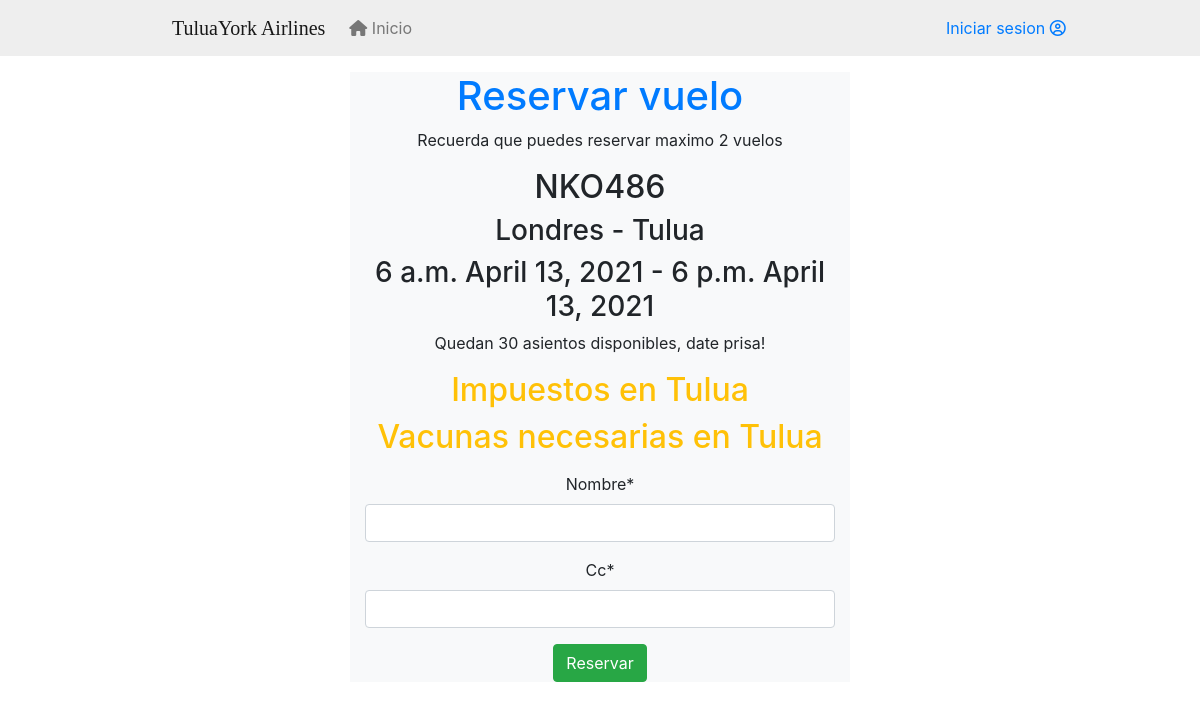
/reserveflight/1/1, run on an earlier commit of the app's database.
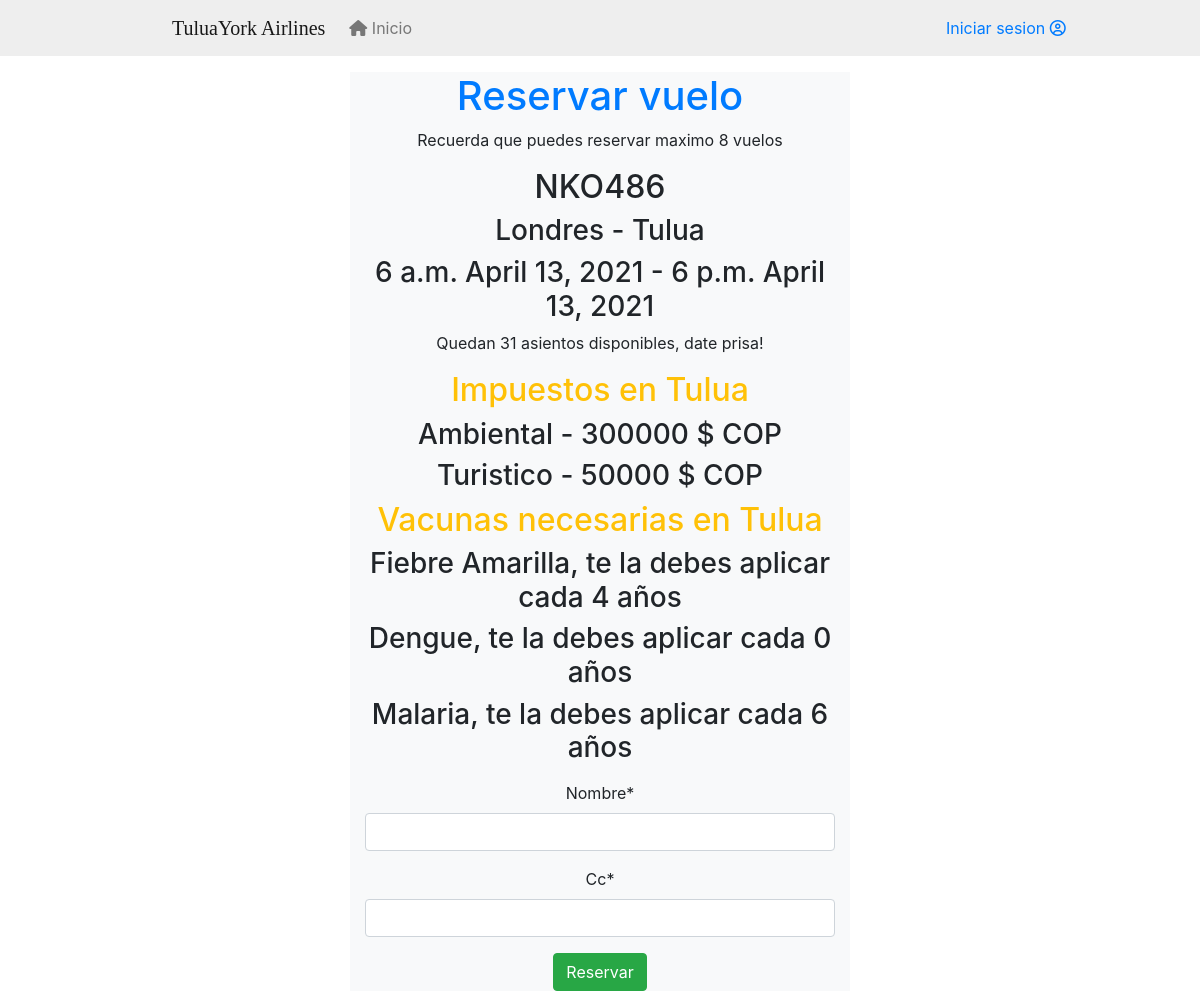
And on a later commit of the database.
### authentication/models.py (models this page shows, shortened)
class max_reservas(models.Model):
    cantidad = models.IntegerField()
    user = models.ForeignKey(settings.AUTH_USER_MODEL, on_delete=models.CASCADE)

### flights/models.py (models this page shows, shortened)
class vuelo(models.Model):
    nombre = models.CharField(max_length=20)
    origen = models.ForeignKey(ciudad, related_name='origen', on_delete=models.CASCADE)
    destino = models.ForeignKey(ciudad, related_name='destino', on_delete=models.CASCADE)
    fecha_salida = models.DateField()
    hora_salida = models.TimeField()
    fecha_llegada = models.DateField()
    hora_llegada = models.TimeField()
    costo = models.IntegerField()
    estado = models.BooleanField(default=True)
    capacidad = models.IntegerField()

class ciudad(models.Model):
    nombre = models.CharField(max_length=20)
    pais = models.CharField(max_length=20)
    visa = models.BooleanField()

class interface_impuesto(models.Model):
    impuesto = models.ForeignKey(impuesto, on_delete=models.CASCADE)
    destino = models.ForeignKey(ciudad, on_delete=models.CASCADE)

class impuesto(models.Model):
    nombre = models.CharField(max_length=40)
    cantidad = models.IntegerField()

class interface_vacuna(models.Model):
    vacuna = models.ForeignKey(vacuna, on_delete=models.CASCADE)
    destino = models.ForeignKey(ciudad, on_delete=models.CASCADE)

class vacuna(models.Model):
    nombre = models.CharField(max_length=20)
    periodicidad = models.IntegerField()

### flights/views.py (the view, shortened to what this page needs)
# urls.py: path('reserveflight/<int:user_id>/<int:vuelo_id>', reserveflight, name="reserve_vuelo"),
def reserveflight(request, user_id, vuelo_id):
    titulo = "Reservar vuelo"
    mensaje = ""
    user = User.objects.get(id=user_id)
    Vuelo = vuelo.objects.get(id=vuelo_id)
    Vuelos = vuelo.objects.filter(fecha_salida__gte=today)
    max = max_reservas.objects.get(user=user_id)
    reservas = reserva.objects.filter(usuario=user_id, vuelo__fecha_salida__gte=today)
    Destino = ciudad.objects.get(id=Vuelo.destino.id)
    inVacs = interface_vacuna.objects.filter(destino=Destino.id)
    inImps = interface_impuesto.objects.filter(destino=Destino.id)
    form = reservaForm()
    context = {"titulo": titulo, "mensaje": mensaje,"form": form, "vuelo": Vuelo, "Vuelos": Vuelos, "max": max, "inVacs": inVacs, "inImps": inImps}
    return render(request, "reservar_vuelo.html", context)

### flights/forms.py
class reservaForm(ModelForm):
    class Meta:
        model = reserva
        fields = ['nombre', 'cc']

### flights/templates/reservar_vuelo.html (shortened to what this page needs)
{% extends "base.html" %}
{% load crispy_forms_tags %}
{% block content %}
<div class="row">
    <div class="col-6 bg-light offset-3 text-center">
        <h1 class="text-primary">{{titulo}}</h1>
        <p>Recuerda que puedes reservar maximo {{max.cantidad}} vuelos</p>
        <h2>{{vuelo.nombre}}</h2>
        <h3>{{vuelo.origen.nombre}} - {{vuelo.destino.nombre}}</h3>
        <h3>{{vuelo.hora_salida}} {{vuelo.fecha_salida}} - {{vuelo.hora_llegada}} {{vuelo.fecha_llegada}}</h3>
        <p>Quedan {{vuelo.capacidad}} asientos disponibles, date prisa!</p>
    </div>
</div>
<div class="row">
<div class="col-6 bg-light offset-3 text-center">
    <h2 class="text-warning">Impuestos en {{vuelo.destino.nombre}}</h2>
    {% for inImp in inImps %}
        <h3>{{inImp.impuesto.nombre}} - {{inImp.impuesto.cantidad}} $ COP</h3>
    {% endfor %}
</div>
</div>
<div class="row">
<div class="col-6 bg-light offset-3 text-center">
    <h2 class="text-warning">Vacunas necesarias en {{vuelo.destino.nombre}}</h2>
    {% for inVac in inVacs %}
        <h3>{{inVac.vacuna.nombre}}, te la debes aplicar cada {{inVac.vacuna.periodicidad}} años</h3>
    {% endfor %}
</div>
</div>
<div class="row">
    <div class="col-6 bg-light offset-3 text-center">
        <form action="" method="POST" class="mt-2">
            {{ form|crispy }}
            <input name="Crear" type="submit" class="btn btn-success" value="Reservar">
        </form>
    </div>
</div>
{% endblock content %}

### flights/templates/base.html (shortened to what this page needs)
<!DOCTYPE html>
<html lang="en">
<head>
    <link rel="stylesheet" href="https://maxcdn.bootstrapcdn.com/bootstrap/4.0.0/css/bootstrap.min.css">
</head>
<header class="navbar navbar-expand-md navbar-light" style="background-color: #EEEEEE;">
        <a href="{% url 'flights' %}" class="navbar-brand offset-sm-1">
            <span style="font-family: 'DM Serif Text', serif;">TuluaYork Airlines</span>
          </a>
        <div class="collapse navbar-collapse" id="navbarText">
            <ul class="navbar-nav mr-auto">
                <li class="nav-item">
                <a class="nav-link" href="{% url 'flights' %}"><i class="fas fa-home"></i> Inicio<span class="sr-only">(current)</span></a>
                </li>
            </ul>
            {% if user.is_authenticated %}
                <a class="nav-link" href="/accounts/perfil/{{ user.id }}">{{ user.username}}  <i class="far fa-user"></i></a>
                <a class="nav-link" href="{% url 'getout' %}">Salir  <i class="fas fa-sign-out-alt"></i></i></a>
            {% else %}
                <a class="nav-link" href="{% url 'acceder' %}">Iniciar sesion   <i class="far fa-user-circle"></i></a>
            {% endif %}
            <a class="nav-link offset-sm-1" href="#"></i></a>
        </div>
</header>
<body>
    <div class="container-md">
        <div class="col-lg-10 offset-sm-1 mt-3">
            {% block content %}
            {% endblock content %}
        </div>
    </div>
</body>
</html>

What changed in the data, as far as the page shows it:
changed max_reservas: cantidad "2" → "8"
changed vuelo "NKO486": capacidad "30" → "31"
added interface_impuesto: impuesto.nombre "Ambiental", impuesto.cantidad "300000"
added interface_impuesto: impuesto.nombre "Turistico", impuesto.cantidad "50000"
added interface_vacuna: vacuna.nombre "Fiebre Amarilla", vacuna.periodicidad "4"
added interface_vacuna: vacuna.nombre "Dengue", vacuna.periodicidad "0"
added interface_vacuna: vacuna.nombre "Malaria", vacuna.periodicidad "6"
